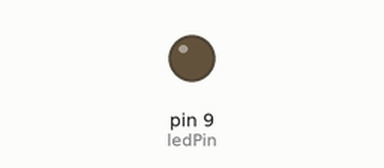
A sketch run on a simulated Arduino Uno, built with avr-gcc and run on an emulated ATmega328P. Parts: output pins drawn as LEDs (lit = HIGH).

Above: at 0.05 s.
At 1.0 s:
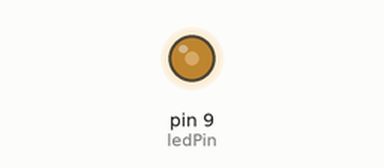
At 1.95 s:
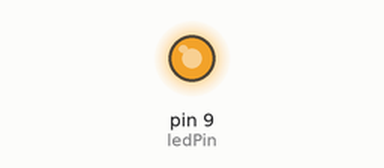
At 3.85 s:
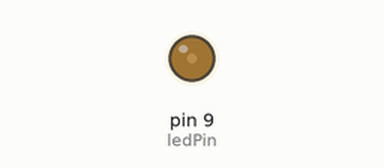
Timing chart, 0 to 5.5 s (numbered marks = the images above):
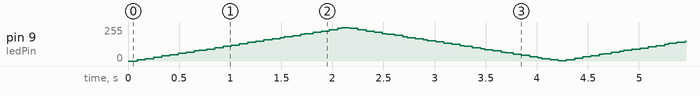

The sketch:

sketch_sep16a.ino
```cpp
/*
  A-4: Manual PWM LED Dimmer
  --------------------------
  Arduino Uno wiring:
    Digital pin 9 -> 220 to 330 ohm resistor -> LED anode (long leg)
    LED cathode (short leg) -> GND

  This program creates PWM manually:
    - The LED turns on for part of a short cycle.
    - The LED turns off for the rest of the cycle.
    - Increasing the ON portion increases perceived brightness.

  The program fades:
    0% -> 100% brightness in about 2 seconds
    100% -> 0% brightness in about 2 seconds
    Repeat
*/

const int ledPin = 9;

// One PWM cycle lasts 1,000 microseconds = 1 millisecond.
// That produces a PWM frequency near 1,000 Hz, fast enough
// that the LED should look steadily dim or bright.
const int pwmPeriodMicroseconds = 1000;

// Amount of time between each brightness level change.
// 8 ms x 256 brightness levels is about 2 seconds.
const int fadeStepDelay = 8;


void setup() {
  // The LED must be controlled as a digital output.
  pinMode(ledPin, OUTPUT);

  // Start with LED off.
  digitalWrite(ledPin, LOW);
}


void loop() {
  // Fade from completely off (0) to fully on (255).
  for (int brightness = 0; brightness <= 255; brightness++) {
    runManualPWM(brightness, fadeStepDelay);
  }

  // Fade from fully on (255) to completely off (0).
  for (int brightness = 255; brightness >= 0; brightness--) {
    runManualPWM(brightness, fadeStepDelay);
  }
}


/*
  Produces manual PWM at one brightness level for a requested duration.

  brightness:
    0   = LED always off
    255 = LED always on
    1-254 = LED is on for a percentage of every PWM cycle

  durationMilliseconds:
    How long to maintain this brightness before the fade moves to
    the next brightness value.
*/
void runManualPWM(int brightness, int durationMilliseconds) {
  // Convert 0-255 brightness into ON time within one PWM cycle.
  int onTime = map(
    brightness,
    0,
    255,
    0,
    pwmPeriodMicroseconds
  );

  // OFF time is whatever remains in the PWM cycle.
  int offTime = pwmPeriodMicroseconds - onTime;

  // Convert the requested duration into microseconds.
  unsigned long totalTime =
    (unsigned long)durationMilliseconds * 1000;

  // Record the time at which this brightness level begins.
  unsigned long startTime = micros();

  // Keep producing PWM cycles until this brightness level has lasted
  // for the requested number of milliseconds.
  while (micros() - startTime < totalTime) {
    // Turn LED on only if brightness is above zero.
    if (onTime > 0) {
      digitalWrite(ledPin, HIGH);
      delayMicroseconds(onTime);
    }

    // Turn LED off for the rest of the PWM cycle.
    if (offTime > 0) {
      digitalWrite(ledPin, LOW);
      delayMicroseconds(offTime);
    }
  }
}
```
